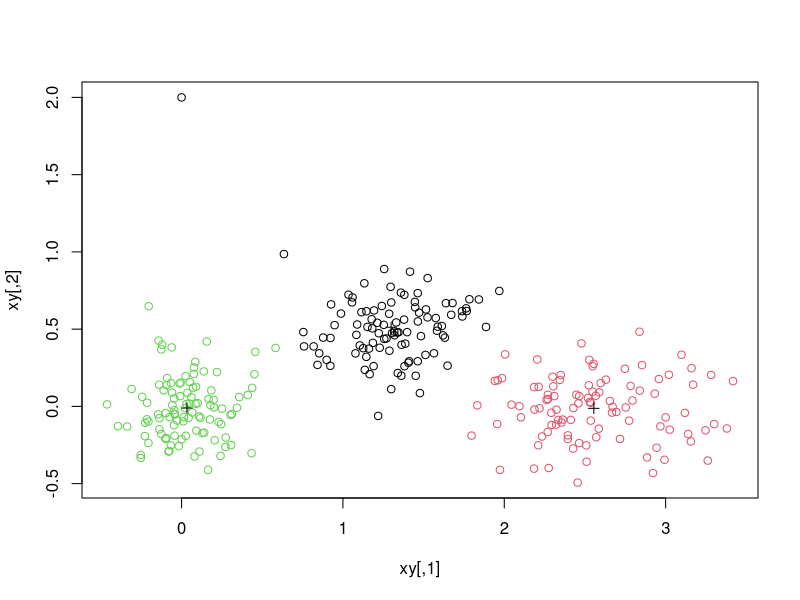
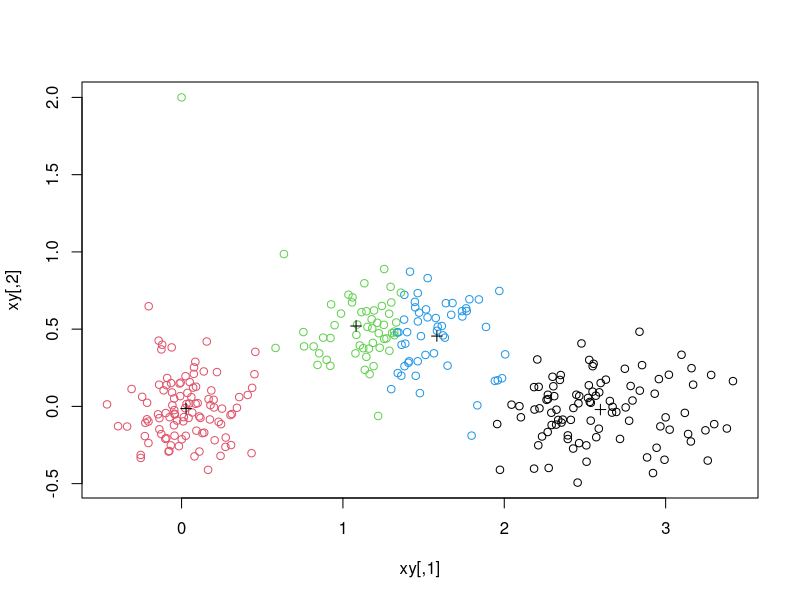

R code for these plots, in order:
#fragment
set.seed(123)
sim.xy <- function(n, mean, sd) cbind(rnorm(n, mean[1], sd[1]),rnorm(n, mean[2],sd[2]))
# generate three clouds of points, well separated in the 2D plane
xy <- rbind(sim.xy(100, c(0,0), c(.2,.2)),sim.xy(100, c(2.5,0), c(.4,.2)),sim.xy(100, c(1.25,.5), c(.3,.2)))
xy[1,] <- c(0,2)     # convert 1st obs. to an outlying value
#
km3 <- kmeans(xy, 3) # ask for three clusters
plot(xy, col=km3$cluster)
cex=2.0
points(km3$centers, pch=3)
#
km4 <- kmeans(xy, 4) # ask for four clusters
cex=1.0
plot(xy, col=km4$cluster)
cex=2.0
points(km4$centers, pch=3)